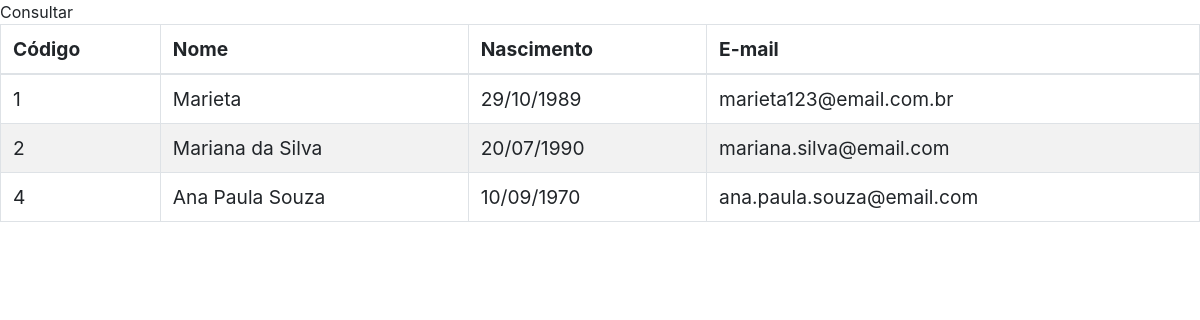
Screenshot of /db/consultar.php with the database file from the repository.
### tables this page shows
CREATE TABLE `cadastro` (
  `id` int(6) unsigned NOT NULL AUTO_INCREMENT,
  `nome` varchar(100) NOT NULL,
  `nascimento` date DEFAULT NULL,
  `email` varchar(100) NOT NULL,
  `site` varchar(100) DEFAULT NULL,
  `filhos` int(11) DEFAULT NULL,
  `salario` float DEFAULT NULL,
  PRIMARY KEY (`id`)
);

### db/consultar.php (the view, shortened to what this page needs)
<div class="titulo">Consultar</div>
<?php
$sql = "SELECT id, nome, nascimento, email FROM cadastro";
$conexao = novaConexao();
$resultado = $conexao->query($sql);
$registros = [];
if($resultado->num_rows > 0) {
    while ($row = $resultado->fetch_assoc()) {
        $registros[] = $row;
    }
} elseif($conexao->error) {
    echo "Erro: " . $conexao->error;
}
?>
<link rel="stylesheet" href="https://cdn.jsdelivr.net/npm/bootstrap@4.0.0/dist/css/bootstrap.min.css">
<table class="table table-hover table-striped table-bordered">
    <thead>
        <th>Código</th>
        <th>Nome</th>
        <th>Nascimento</th>
        <th>E-mail</th>
    </thead>
    <tbody>
        <tr>
            <?php foreach($registros as $registro): ?>
                <tr>
                    <td>
                        <?= $registro['id'] ?>
                    </td>
                    <td>
                        <?= $registro['nome'] ?>
                    </td>
                    <td>
                        <?= date('d/m/Y', strtotime($registro['nascimento'])) ?>
                    </td>
                    <td>
                        <?= $registro['email'] ?>
                    </td>
                </tr>
            <?php endforeach ?>
        </tr>
    </tbody>
</table>

### db/consultar.php (style rules this page uses)
table > * { font-size: 1.2rem; }

### rows the page displays
cadastro: id "1", nome "Marieta", nascimento "29/10/1989", email "marieta123@email.com.br"
cadastro: id "2", nome "Mariana da Silva", nascimento "20/07/1990", email "mariana.silva@email.com"
cadastro: id "4", nome "Ana Paula Souza", nascimento "10/09/1970", email "ana.paula.souza@email.com"
